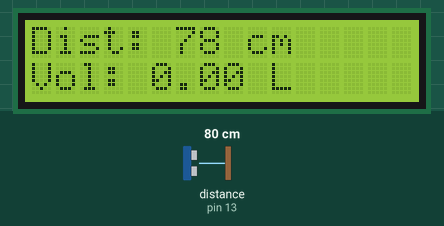
The sketch below on a simulated Arduino Uno, built with avr-gcc and run on an emulated ATmega328P. Parts: 16×2 character LCD. Wiring (inferred from the names in the program): ultrasonic range finder: trigger pin 12; echo pin 13. The inputs (shaded band) are chosen by the test bench; at power-on: distance to the obstacle (sensor on pin 13) 80 cm. The echo pulse lasts 58.3 µs per cm; what the sketch prints to the serial monitor is not drawn.

Above: at 3.2 s.
3.3 s: distance to the obstacle (sensor on pin 13) set to 2 cm
At 5.7 s:
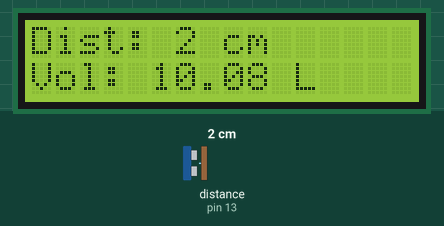
6.6 s: distance to the obstacle (sensor on pin 13) set to 4 cm
At 7.7 s:
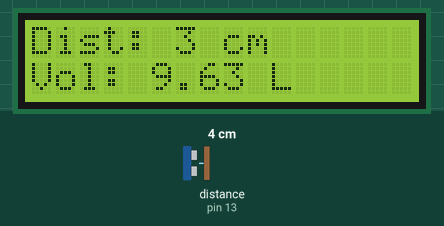
8.6 s: distance to the obstacle (sensor on pin 13) set to 9 cm
At 9.8 s:
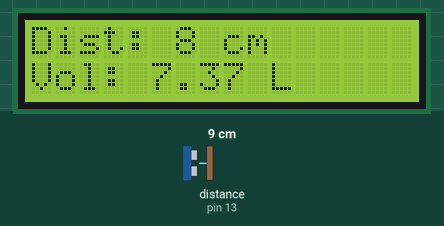
Timing chart, 0 to 11.6 s (numbered marks = the images above; inputs shaded):
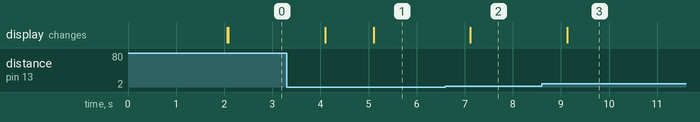

Measured:
- after the input at 3.3 s, the display: first changes after 0.80 s (image 1 shows a later state)
- after the input at 6.6 s, the display: changes after 0.52 s (image 2)
- after the input at 8.6 s, the display: changes after 0.53 s (image 3)

The sketch:

HydroSystem.ino
```cpp
/*
  Water Tracking System
  Modified Code: Kenyang Lual
  Date: 12/01/2024
*/

#include <LiquidCrystal.h>
//#include <HCSR04.h>

// Pin assignments for the LCD
LiquidCrystal lcd(7, 6, 5, 4, 3, 2);

// Create an LCD object
//LiquidCrystal lcd(rs, enable, d4, d5, d6, d7);

// Pin assignments for the ultrasonic sensor
const int trigPin = 12;
const int echoPin = 13;

void setup() {
  // Initialize serial communication
  Serial.begin(9600);

  // Initialize the LCD
  lcd.begin(16, 2);

  // Set up ultrasonic sensor pins
  pinMode(trigPin, OUTPUT);
  pinMode(echoPin, INPUT);

  // Welcome message on LCD
  lcd.print("HydroHomie Water Tracker!");
  delay(2000);
  lcd.clear();
}

 //Measure the distance using the ultrasonic sensor
long measureDistance() {
  long duration;

  // Trigger the sensor
  digitalWrite(trigPin, LOW);
  delayMicroseconds(2);
  digitalWrite(trigPin, HIGH);
  delayMicroseconds(10);
  digitalWrite(trigPin, LOW);

  // Read the echo
  duration = pulseIn(echoPin, HIGH);

  // Calculate distance in cm
  long distance = duration * 0.034 / 2;
  return distance;
}

// Calculate the volume of water in the tank
float calculateVolume(long distance) {
  float tankHeight = 24.3; // Prone to be changed once we have accurate container measurements
  float radius = 12;      // // Prone to be changed once we have accurate container measurements
  float liquidHeight = tankHeight - distance;

  // Ensure liquidHeight is not negative
  if (liquidHeight < 0) {
    liquidHeight = 0;
  }

  // Calculate volume in liters
  float volume = 3.14 * radius * radius * liquidHeight / 1000.0;
  return volume;
}

void loop() {
  // Measure distance
  long distance = measureDistance();
  float volume = calculateVolume(distance);

  // Display on LCD
  lcd.clear();
  //position the cursor at col 0 row 0
  lcd.setCursor(0, 0);
  lcd.print("Dist: ");
  lcd.print(distance);
  lcd.print(" cm");

  //position the cursor at col 0 row 1
  lcd.setCursor(0, 1);
  lcd.print("Vol: ");
  lcd.print(volume);
  lcd.print(" L");

  // Print to Serial Monitor in case LCD board fails
  // Optional in case LCD board fails/battery dies
  Serial.print("Distance: ");
  Serial.print(distance);
  Serial.print(" cm, Volume: ");
  Serial.print(volume);
  Serial.println(" L");

  delay(1000); // Update every second
}
```
